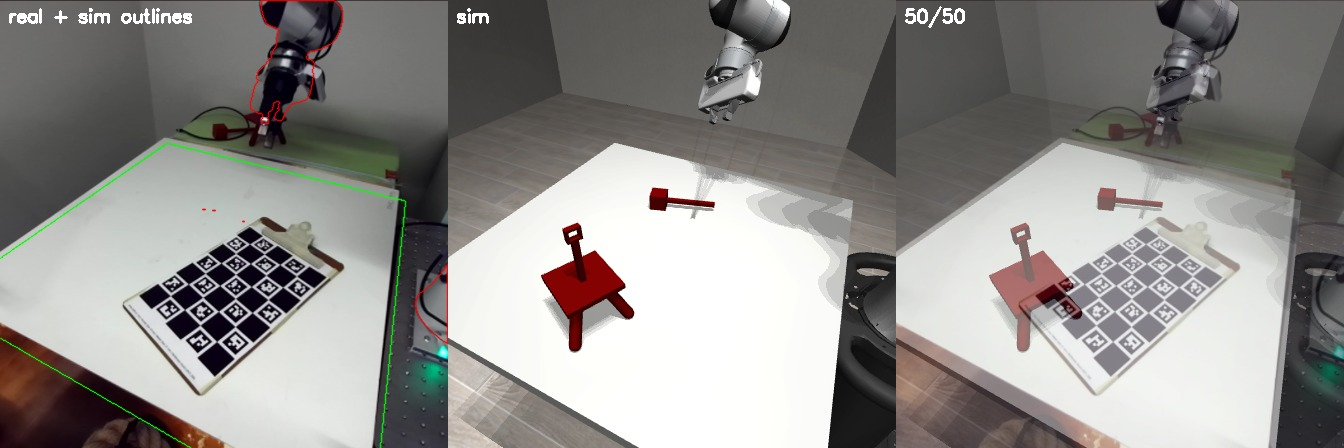
#> input picture figs/sim2real/overlay_scene_20261010/run_1010_2327_sample_019_wide.jpg, 1344 x 448 px
$ python -i live_crop_view.py   (imports and definitions only)
#> lines starting #> are read from the running program, lines starting #| are printed output that depends on the picture; after the words box and inside, x2 and y2 are one past the last pixel; in counts of white or black regions, pixels touching at a corner belong together
#> further down, picture is the input picture: shape (448, 1344, 3); mean B, G, R 138.2, 141, 143.2
"""Live view of what the policy will see: both ZEDs -> the exact 224 crop of the sim camera.

Uses the deploy Rectifier (real2sim/deploy/preprocess.py) with the cell yaml's fovy and the same
K, D the policy server uses (scene: factory SN values; wrist: the cell's real_intrinsics), so
the window shows the policy input pixel for pixel (minus the splat colour map).

Top row: the two 224 crops (scaled up). Bottom row: the raw frames with the crop outline.
Red objects (needle, tripod) are outlined in the crops; a blob touching the crop edge is
flagged EDGE -- the needle must not be cut off.

--needle x,y,zrot draws a TARGET needle (sim NeedleObject geometry, base frame, z_rot in deg as in
the cell yaml) into the scene views in cyan, plus its placement range (--needle_range) on the table:
move the real needle onto the cyan outline.

Keys: f = toggle the scene fovy between the cell value and --alt_fovy (compare crops)
      SPACE = save raw frames + LIVE joints to --out (refused if joints are stale)
      q / ESC = quit

    cd ~/simdist/SimDist_ibrl
    # base env: its OpenCV has a GUI (Qt); the simdist env's OpenCV is headless
    ~/anaconda3/bin/python real2sim/deploy/live_crop_view.py \
        --out ~/simdist/calib/layout_1014
"""
import argparse
import json
import os
import sys
import time

import cv2
import numpy as np
import yaml

_REPO = os.path.dirname(os.path.dirname(os.path.dirname(os.path.abspath(__file__))))
sys.path.insert(0, _REPO)
from real2sim.deploy.preprocess import Rectifier  # noqa: E402

CELL = os.path.join(_REPO, "real2sim/zed_capture/calib_20261015/threading_real_cell_20261015.yaml")
FACTORY = os.path.join(_REPO, "release/cfgs/sim2real/zed_factory_intrinsics.json")
JOINTS = os.path.expanduser("~/simdist/gello_software/simdist_runner/joint_state_latest.json")
# Locked exposure / gain / white balance, same file and code as the camera publisher.
ZED_CONTROLS_DIR = os.path.expanduser(
    "~/simdist/gello_software/ros2/src/franka_gello_state_publisher/scripts")
CAMS = {"scene": ("ZED 2i", "agentview"), "wrist": ("ZED-M", "robot0_eye_in_hand")}
W, H, S = 1280, 720, 224


# [69 lines left out: functions find_device, load_cams, crop_outline, quat_wxyz_to_R, needle_parts, draw_target, not called in this run]


def red_blobs(img):
    hsv = cv2.cvtColor(img, cv2.COLOR_BGR2HSV)
#> hsv: shape (448, 1344, 3); mean H, S, V 43.8, 23.3, 145.2
    m = (((hsv[..., 0] < 10) | (hsv[..., 0] > 168)) & (hsv[..., 1] > 110) & (hsv[..., 2] > 40))
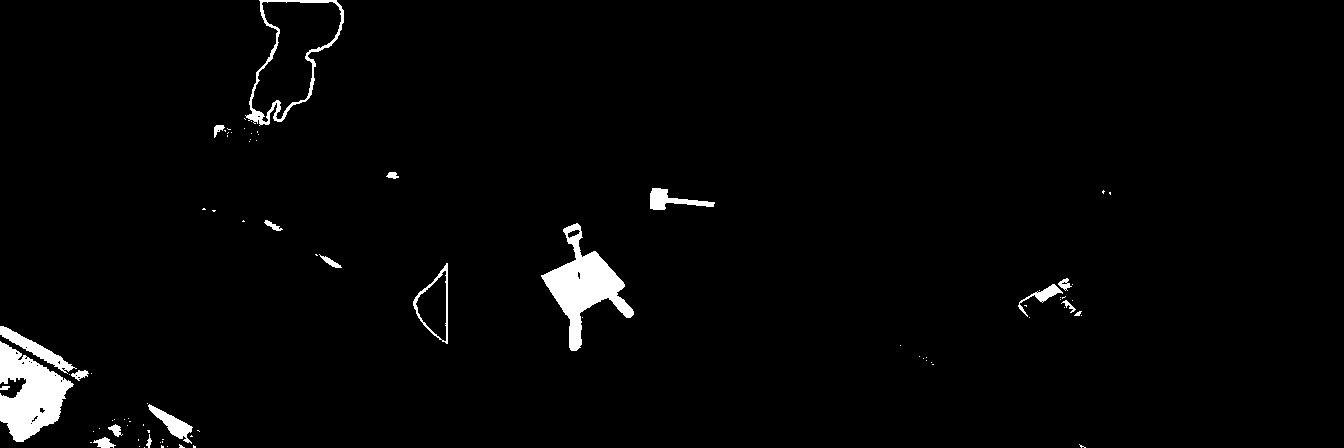
#> m: shape (448, 1344) bool; 2.2% white; 85 white regions (65 under 20 px), largest, box (x1, y1, x2, y2) and area: (0, 341, 74, 442) 4162, (541, 223, 634, 351) 4125, (245, 0, 344, 126) 1351
    m = cv2.morphologyEx(m.astype(np.uint8), cv2.MORPH_OPEN, np.ones((2, 2), np.uint8))
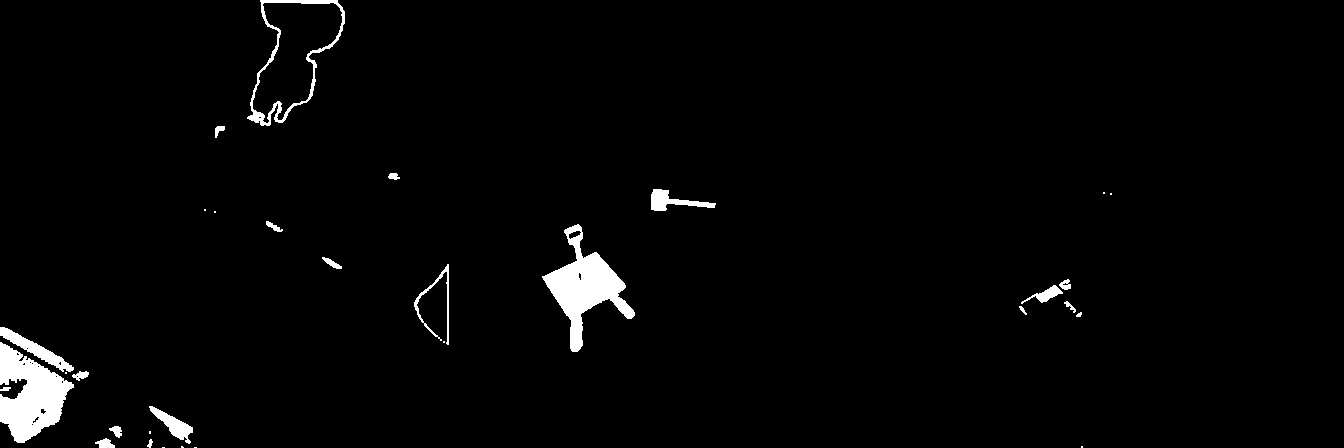
#> m: shape (448, 1344); values 0 (black) and 1 (white), 2.2% white; 32 white regions (11 under 20 px), largest, box (x1, y1, x2, y2) and area: (0, 342, 74, 443) 4224, (542, 224, 635, 352) 4121, (247, 0, 345, 126) 1415
    n, lab, st, _ = cv2.connectedComponentsWithStats(m)
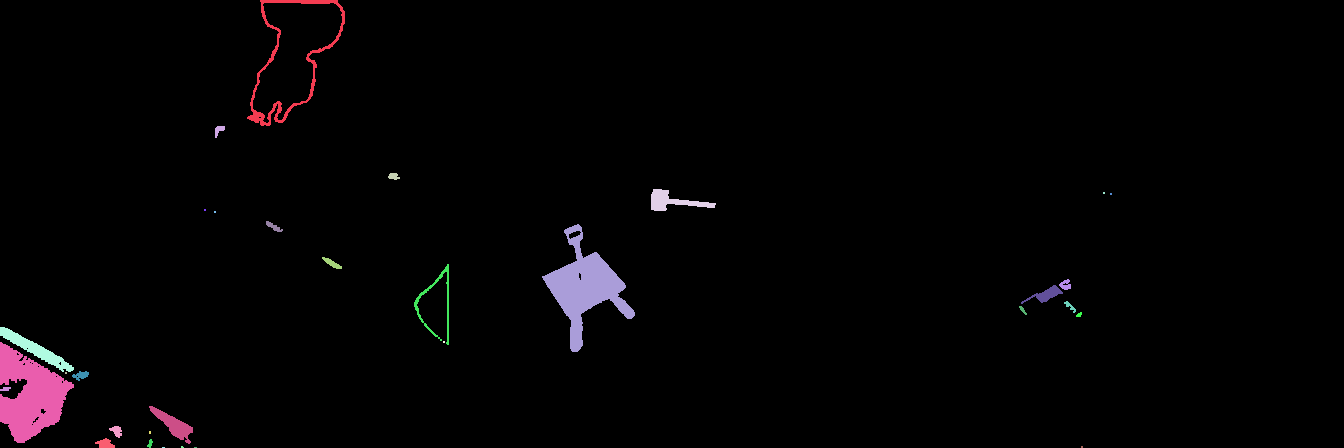
#> lab: shape (448, 1344) int32; 33 distinct labels, from 0 to 32; one colour per label, 0 black
#> n = 33; st = 33 rows, first 6: [0, 0, 1344, 448, 588739], [247, 0, 98, 126, 1415], [215, 126, 10, 12, 67], [388, 173, 12, 7, 60], [651, 189, 65, 22, 599], [1103, 192, 2, 2, 4]
    blobs = []
    for i in range(1, n):
        x, y, w, h, a = st[i]
        if a < 15:
            continue
        edge = x <= 1 or y <= 1 or x + w >= img.shape[1] - 1 or y + h >= img.shape[0] - 1
        blobs.append(dict(mask=(lab == i), area=int(a), edge=bool(edge)))
#> this loop made 32 passes
#> (x, y, w, h, a, edge) on passes 1, 2, 3, 4, 9, 10, 11, 12, 13, 14, 15, 16: (247, 0, 98, 126, 1415, True), (215, 126, 10, 12, 67, False), (388, 173, 12, 7, 60, False), (651, 189, 65, 22, 599, False), (266, 221, 17, 11, 80, False), (542, 224, 93, 128, 4121, False), (322, 257, 20, 12, 99, False), (414, 264, 35, 81, 410, False), (1059, 279, 12, 11, 83, False), (1021, 285, 42, 19, 276, False), (1064, 301, 12, 12, 51, False), (1019, 306, 8, 9, 30, False)
#> (x, y, w, h, a) on passes 5, 6, 7, 8, 19, 22: (1103, 192, 2, 2, 4), (1110, 193, 2, 2, 4), (204, 209, 2, 2, 4), (214, 211, 2, 2, 4), (443, 341, 2, 2, 4), (65, 372, 2, 2, 4)
#> after the loop, blobs = 21 items
    return sorted(blobs, key=lambda b: -b["area"])


# [123 lines left out: function main, not called in this run]


# [2 lines not run here, left out]

>>> import cv2
>>> picture = cv2.imread('../../figs/sim2real/overlay_scene_20261010/run_1010_2327_sample_019_wide.jpg')
>>> result = red_blobs(picture)
#> result = 21 items

$ run again, on figs/sim2real/overlay_scene_20261010/run_1010_sample_000_wide.jpg
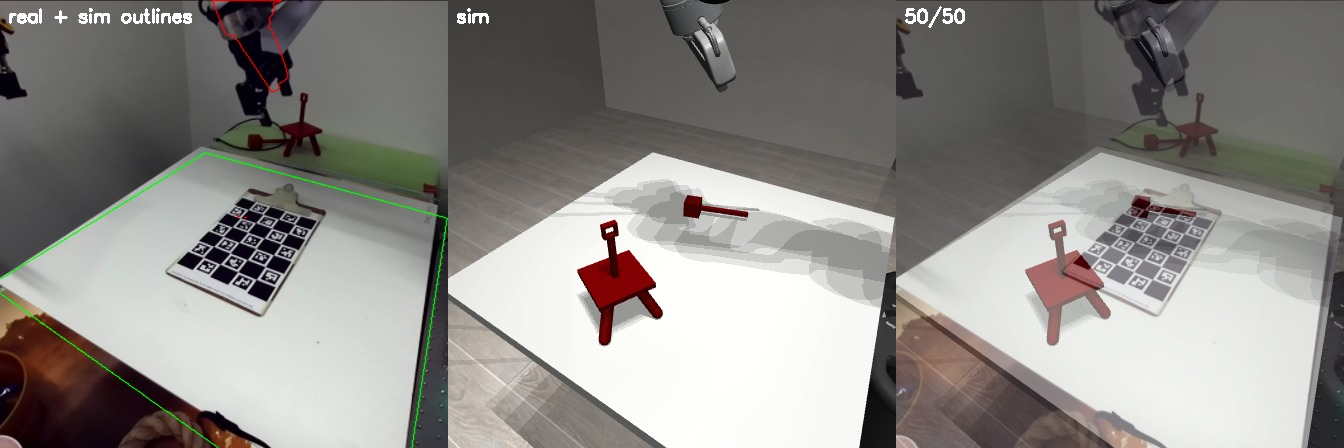
#> input picture figs/sim2real/overlay_scene_20261010/run_1010_sample_000_wide.jpg, 1344 x 448 px
#> picture is the input picture: shape (448, 1344, 3); mean B, G, R 135.2, 138.6, 141.2
#> hsv: shape (448, 1344, 3); mean H, S, V 42.9, 24.7, 142.8
#> in red_blobs, `m = (((hsv[..., 0] < 10) | (hsv[..., 0] > 168)) & (hsv[..., 1] > 110) ..`:
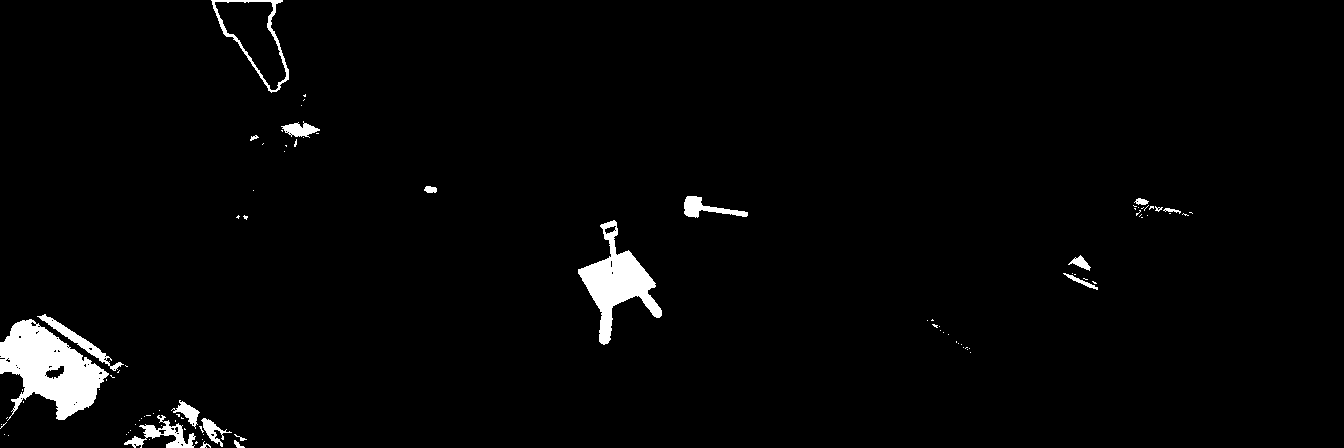
#> m: shape (448, 1344) bool; 2.4% white; 96 white regions (77 under 20 px), largest, box (x1, y1, x2, y2) and area: (0, 319, 109, 421) 5871, (578, 220, 662, 345) 3705, (211, 0, 289, 93) 824
#> in red_blobs, `n, lab, st, _ = cv2.connectedComponentsWithStats(m)`:
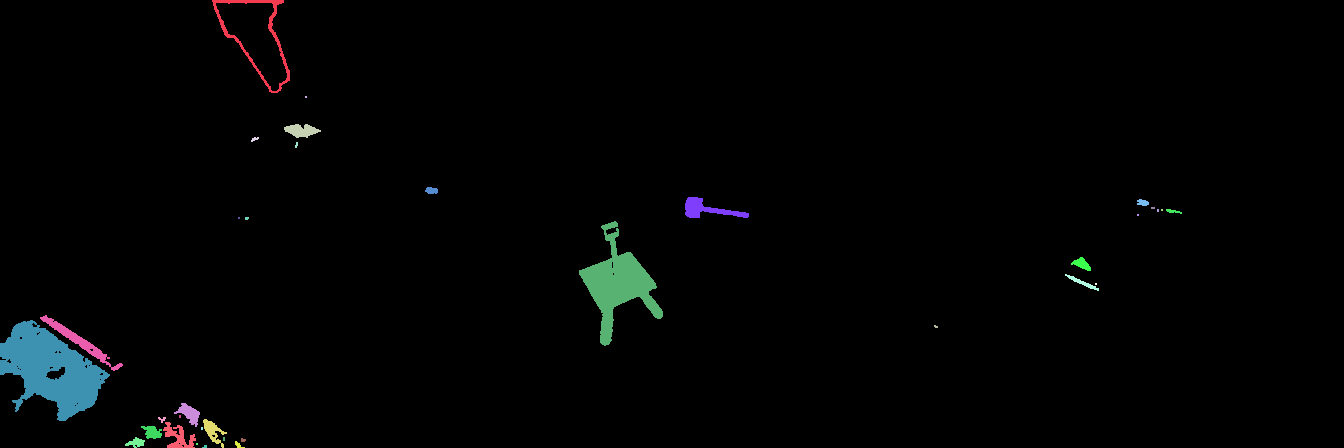
#> lab: shape (448, 1344) int32; 36 distinct labels, from 0 to 35; one colour per label, 0 black
#> n = 36; st = 36 rows, first 6: [0, 0, 1344, 448, 588187], [212, 0, 78, 93, 892], [305, 96, 2, 2, 4], [284, 124, 37, 14, 326], [251, 137, 8, 5, 23], [295, 142, 3, 6, 13]
#> the loop in red_blobs, `for i in range(1, n):` made 35 passes
#> (x, y, w, h, a, edge) on passes 1, 3, 4, 6, 7, 8, 12, 16: (212, 0, 78, 93, 892, True), (284, 124, 37, 14, 326, False), (251, 137, 8, 5, 23, False), (425, 187, 13, 7, 73, False), (685, 197, 64, 21, 570, False), (1137, 199, 12, 7, 62, False), (1166, 209, 16, 5, 42, False), (579, 221, 84, 125, 3697, False)
#> after the loop in red_blobs, `for i in range(1, n):`: blobs = 20 items
